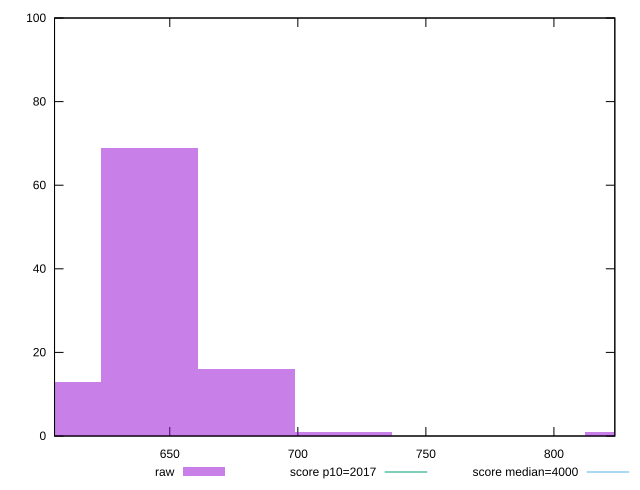

Recreate this plot in gnuplot.
reset

$raw <<EOF
831.016096662493 1
642.148801966472 69
679.9222609056762 16
717.6957198448804 1
604.3753430272677 13
EOF

set key outside below
set boxwidth 37.77345893920423
set xrange [605.0000000000002:823.7760000000003]
set yrange [0:100]
set trange [0:100]
set style fill transparent solid 0.5 noborder

set parametric
set terminal svg size 640, 490 enhanced background rgb 'white'
set output "reports/report_00032_2021-02-25T10-28-15.087Z/mainthread-work-breakdown/samples/agenda/raw/histogram.svg"

plot $raw title "raw" with boxes, \
     2017,t title "score p10=2017", \
     4000,t title "score median=4000"

reset
